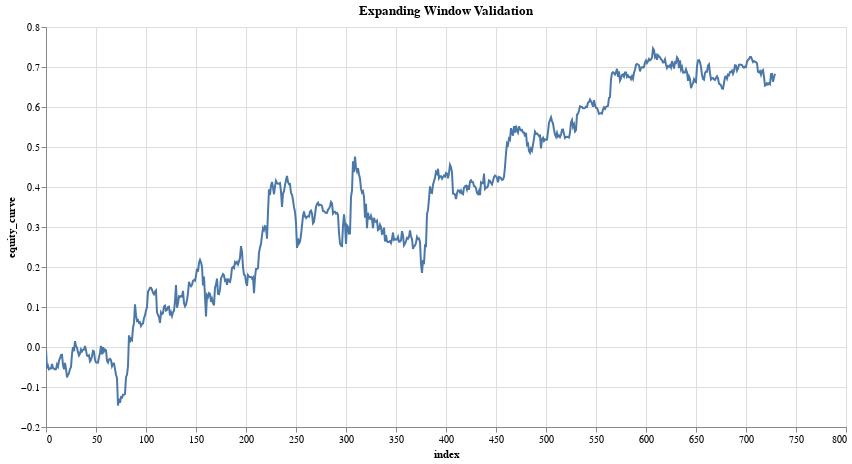

Write notebook code for a chart like this one.
### Code cell
research.plot_column(validation_results, 'equity_curve', title='Expanding Window Validation')

### Figure 1 — Vega-Lite specification as saved in the notebook (floating-point values rounded to 4 significant figures; data arrays with more than 128 entries replaced by an {"elided": "..."} marker saying what was removed)
{"config": {"view": {"continuousWidth": 300, "continuousHeight": 300}}, "data": {"name": "data-78473eb64225bf77da25e7f76a122d28"}, "mark": {"type": "line", "tooltip": true}, "encoding": {"x": {"field": "index", "type": "quantitative"}, "y": {"field": "equity_curve", "type": "quantitative"}}, "height": 400, "params": [{"name": "param_3", "select": {"type": "interval", "encodings": ["x", "y"]}, "bind": "scales"}], "title": "Expanding Window Validation", "width": 800, "$schema": "https://vega.github.io/schema/vega-lite/v5.20.1.json", "datasets": {"data-78473eb64225bf77da25e7f76a122d28": {"elided": "730 records"}}}
